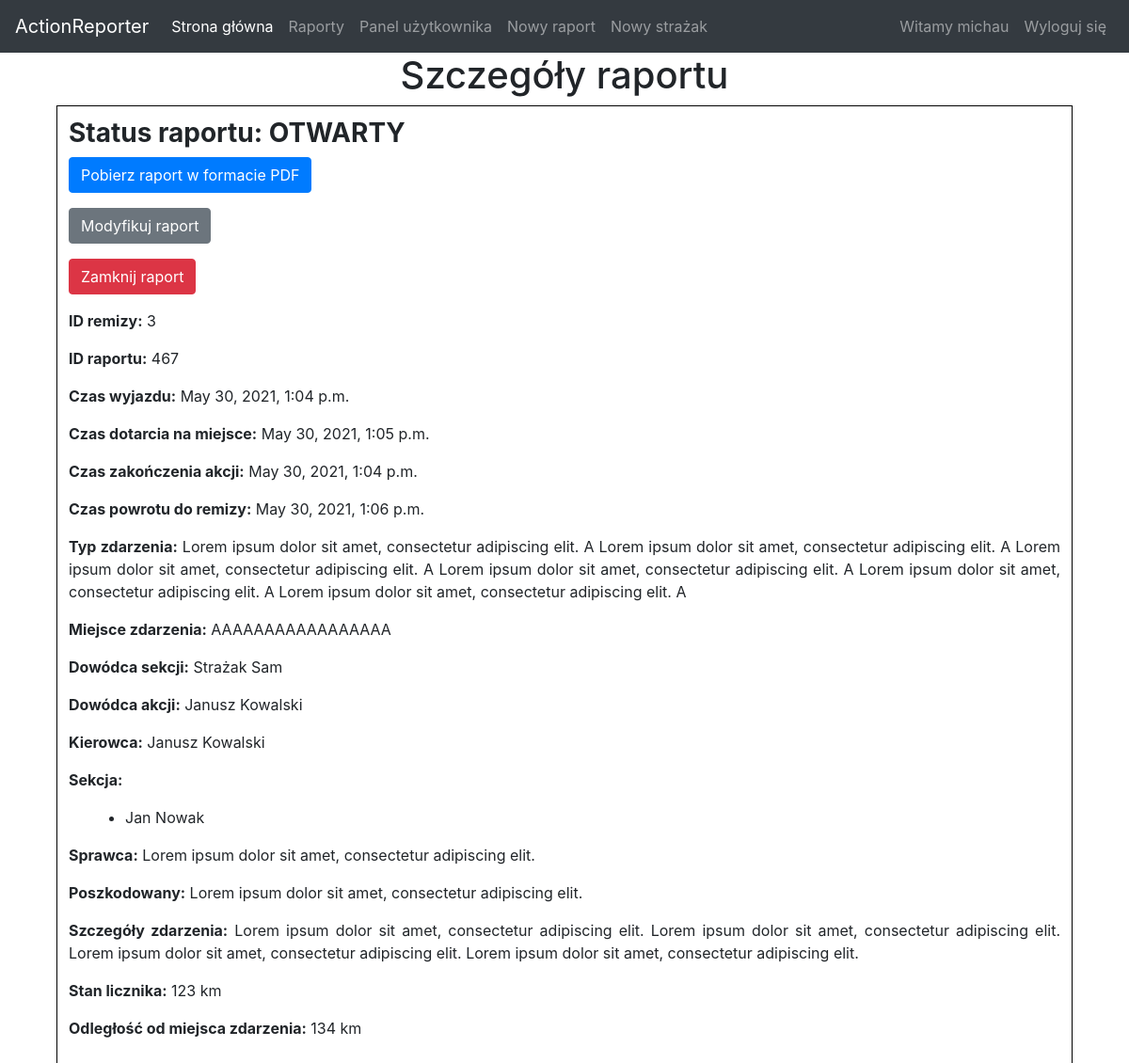
Page /reports/23 (signed in) on the earlier database version.
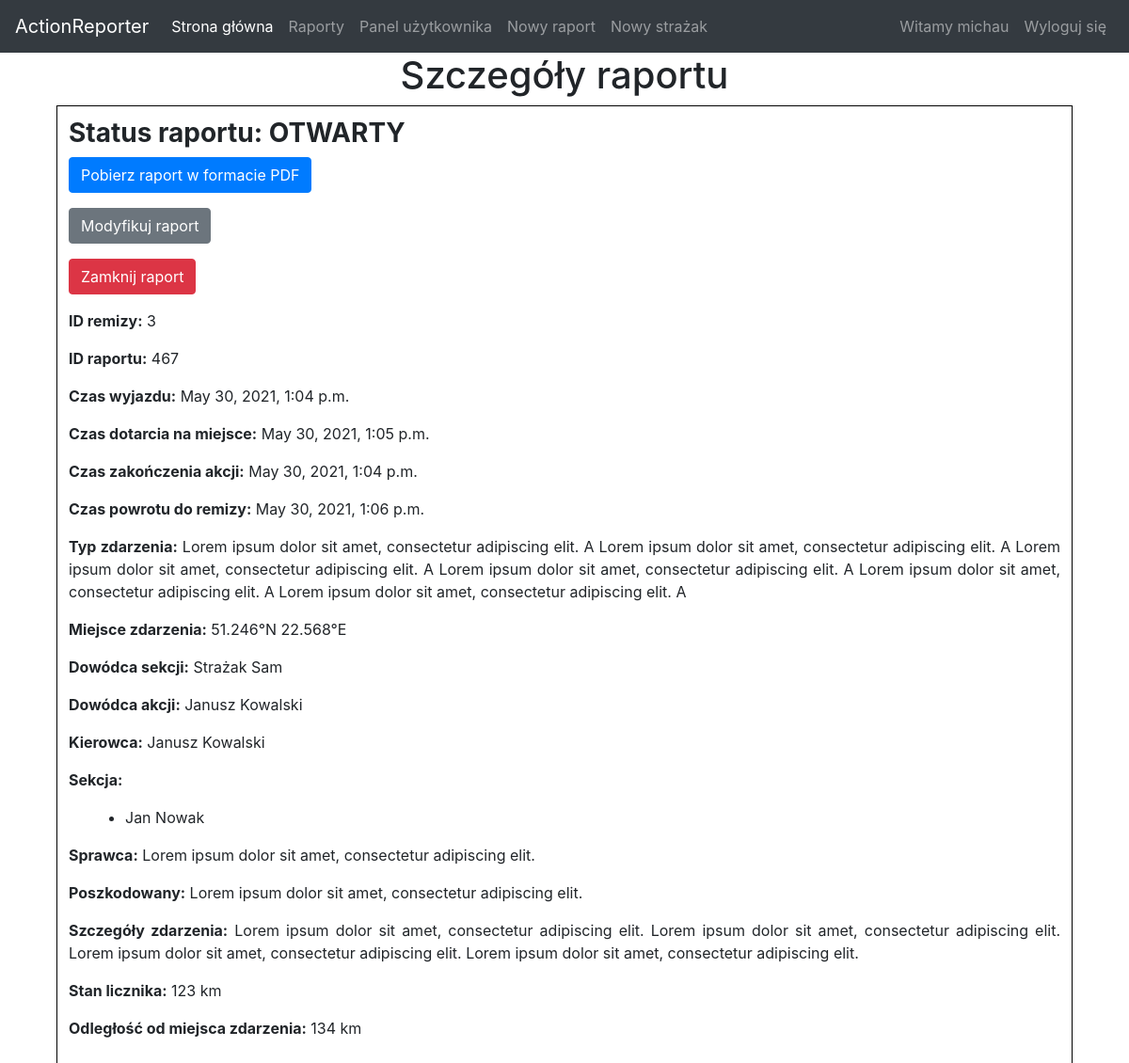
Same page on the later database version.
### reporter/models.py (models this page shows, shortened)
class Report(models.Model):
    id = models.AutoField(primary_key=True)
    stationid = models.TextField(default="")
    reportid = models.TextField(default="")
    departureTime = models.DateTimeField(default=datetime.datetime.now())
    arrivalTime = models.DateTimeField(default=datetime.datetime.now())
    actionEndTime = models.DateTimeField(default=datetime.datetime.now())
    fireStationArrivalTime = models.DateTimeField(default=datetime.datetime.now())
    incidentType = models.TextField(default="")
    incidentPlace = models.TextField(default="")
    sectionCommander = models.TextField(default="")
    actionCommander = models.TextField(default="")
    driver = models.TextField(default="")
    perpetrator = models.TextField(default="")
    victim = models.TextField(default="")
    section = models.TextField(default="")
    details = models.TextField(default="")
    odometer = models.TextField(default="")
    distance = models.TextField(default="")
    isLocked = models.BooleanField(default=False)

### reporter/views.py (the view)
# urls.py: path('reports/<pk>', views.report_details, name="report-details"),
@login_required
def report_details(request, pk):
    report = get_object_or_404(Report, pk=pk)
    userStations = Firestation.objects.filter(
        firestationmember=FirestationMember.objects.filter(memberid=request.user).first())
    station = Firestation.objects.filter(stationid=report.stationid).first()
    if station not in userStations:
        return render(request, "information.html",
                      {'message': "Dostęp zabroniony", 'return_button': True})
    firefighters = report.section.split(",")
    return render(request, 'report.html', {'report': report, 'firefighters': firefighters})

### reporter/templates/report.html
{% extends 'index.html' %}
{% block content %}
    <h1 style="text-align: center">Szczegóły raportu</h1>
    <div style="margin-left:5%;width:90%;border:1px solid black; padding:1%;text-align: justify;">
        <h3><b>Status raportu: {% if report.isLocked %} <span style="color: red; ">ZAMKNIĘTY </span> {% else %} OTWARTY{% endif %}</b></h3>
        <p><a class="btn btn-primary" href="{% url 'render-to-pdf' pk=report.pk %}">Pobierz raport w formacie PDF</a></p>
        {% if not report.isLocked %}<p><a class="btn btn-secondary" href="{% url 'modify-report' pk=report.pk %}">Modyfikuj raport</a></p>
            <p><a class="btn btn-danger" href="{% url 'lock-report' pk=report.pk %}">Zamknij raport</a></p>
        {% endif %}
        <p><b>ID remizy:</b> {{ report.stationid }}</p>
        <p><b>ID raportu:</b> {{ report.reportid }}</p>
        <p><b>Czas wyjazdu:</b> {{ report.departureTime }}</p>
        <p><b>Czas dotarcia na miejsce:</b> {{ report.arrivalTime }}</p>
        <p><b>Czas zakończenia akcji:</b> {{ report.actionEndTime }}</p>
        <p><b>Czas powrotu do remizy:</b> {{ report.fireStationArrivalTime }}</p>
        <p><b>Typ zdarzenia:</b> {{ report.incidentType }}</p>
        <p><b>Miejsce zdarzenia:</b> {{ report.incidentPlace }}</p>
        <p><b>Dowódca sekcji:</b> {{ report.sectionCommander }}</p>
        <p><b>Dowódca akcji:</b> {{ report.actionCommander }}</p>
    <p><b>Kierowca:</b> {{ report.driver }}</p>
    <p><b>Sekcja:</b>
    <ul>
        {% for firefighter in firefighters %}
            <li style="margin-left:20px;">{{ firefighter }}</li>
        {% endfor %}
    </ul>
    </p>
    <p><b>Sprawca:</b> {{ report.perpetrator }}</p>
    <p><b>Poszkodowany:</b> {{ report.victim }}</p>
    <p><b>Szczegóły zdarzenia:</b> {{ report.details }}</p>
    <p><b>Stan licznika:</b> {{ report.odometer }} km</p>
    <p><b>Odległość od miejsca zdarzenia:</b> {{ report.distance }} km</p>
    </div>
{% endblock %}

Differences in the rows shown:
changed Report "Strażak Sam": incidentPlace "AAAAAAAAAAAAAAAAA" → "51.246°N 22.568°E"
